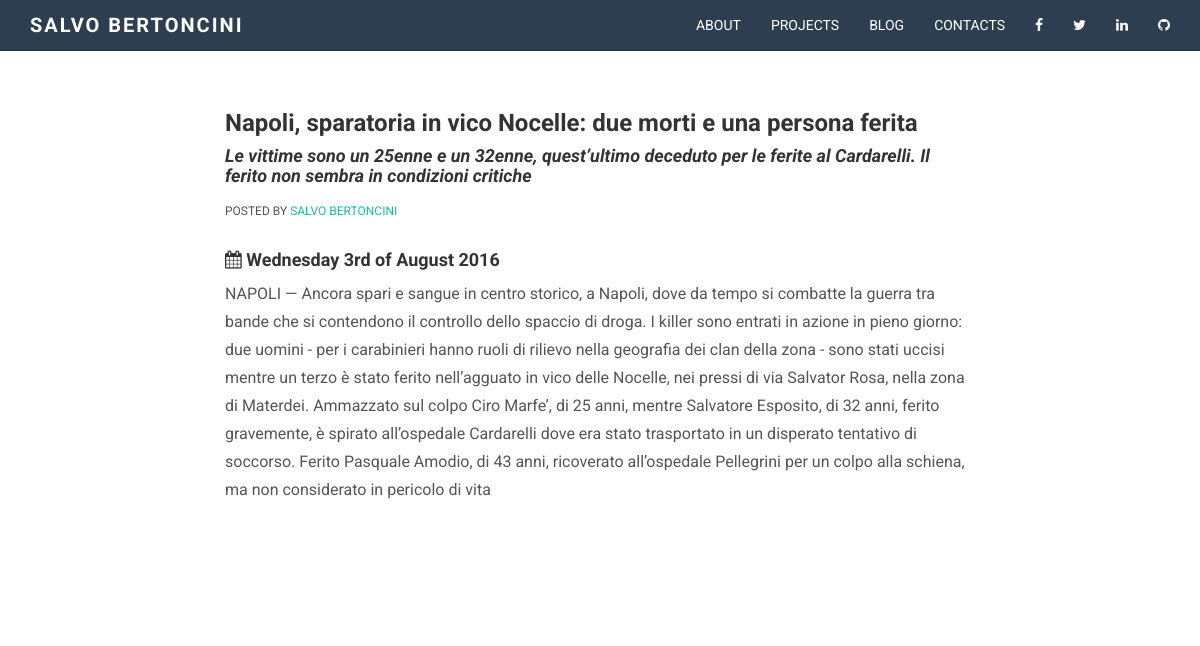
Screenshot of /article.php?id=1 with the database file from the repository.
### tables this page shows
CREATE TABLE `posts` (
  `id` int(11) NOT NULL,
  `id_user` int(11) NOT NULL,
  `title` text NOT NULL,
  `subtitle` text NOT NULL,
  `text` text NOT NULL,
  `preview` text NOT NULL,
  `image` text NOT NULL,
  `date` date NOT NULL
);

### controller/post_controller.php (called while the page is built, shortened)
<?php
	include_once __DIR__ . "/". "../model/post.php";
	include_once __DIR__ . "/". "../config.php";
	function getPostById($id)
	{
		global $pdo;
		$stmt = $pdo->prepare('SELECT *, posts.id as uid, users.name, users.surname FROM posts JOIN users ON (users.id = posts.id_user) WHERE posts.id = :id');
		$stmt->execute(array('id' => $id));
		foreach ($stmt as $row)
		{
			$latestPost = new Post($row["uid"], $row["name"]." ".$row["surname"], $row["title"], $row["subtitle"], $row["text"], $row["preview"], $row["image"], $row["date"]);
			$resp = array('response' => true, 'latestPost' => $latestPost);
		}
		return $resp;
	}

### model/post.php (called while the page is built, shortened)
<?php
class Post
{
	var $id, $author, $title, $subtitle, $text, $preview, $image, $date;
	function Post($id, $author, $title, $subtitle, $text, $preview, $image, $date)
	{
		$this->author 		= $author;
		$this->title 		= $title;
		$this->subtitle 	= $subtitle;
		$this->text 		= $text;
		$this->date 		= $date;
	}
	function getAuthor()
	{
		return $this->author;
	}
	function getTitle()
	{
		return $this->title;
	}
	function getSubtitle()
	{
		return $this->subtitle;
	}
	function getText()
	{
		return $this->text;
	}
	function getDate()
	{
		return $this->date;
	}
}

### view/article_view.php (the view, shortened to what this page needs)
<?php
	__DIR__ . "/". include_once "model/post.php";
	__DIR__ . "/". include_once "controller/post_controller.php";
	function acquireGetParamethers()
	{
		return $_GET["id"];
	}
	$resp = getPostById(acquireGetParamethers());
	if($resp["response"])
	{
		$latestPost = $resp["latestPost"];
		echo "<h3>".$latestPost->getTitle()."</h3><h4><i>".$latestPost->getSubtitle()."</i></h4>";
		echo "<p><ba>Posted by <a href='about.php'>".$latestPost->getAuthor()."</a></ba></b>";
		echo "<br><h4><span class=\"fa fa-calendar\" aria-hidden=\"true\"></span> ".date("l jS \of F Y", strtotime($latestPost->getDate()))."</h4>";
		echo "<p>".$latestPost->getText()."</p><div id=\"disqus_thread\"></div>
<script>
/**
 *  RECOMMENDED CONFIGURATION VARIABLES: EDIT AND UNCOMMENT THE SECTION BELOW TO INSERT DYNAMIC VALUES FROM YOUR PLATFORM OR CMS.
 *  LEARN WHY DEFINING THESE VARIABLES IS IMPORTANT: https://disqus.com/admin/universalcode/#configuration-variables */
/*
var disqus_config = function () {
    this.page.url = PAGE_URL;  // Replace PAGE_URL with your page's canonical URL variable
    this.page.identifier = PAGE_IDENTIFIER; // Replace PAGE_IDENTIFIER with your page's unique identifier variable
};
*/
(function() { // DON'T EDIT BELOW THIS LINE
    var d = document, s = d.createElement('script');
    s.src = '//salvobertoncini.disqus.com/embed.js';
    s.setAttribute('data-timestamp', +new Date());
    (d.head || d.body).appendChild(s);
})();
</script>
<noscript>Please enable JavaScript to view the <a href=\"https://disqus.com/?ref_noscript\">comments powered by Disqus.</a></noscript>";
	}
	else
		echo "WRONG WAY!";

### css/style.css (style rules this page uses)
body { background-color: #ffffff; font-family: 'Roboto', sans-serif; font-weight: 400; font-size: 14px; color: #555; -webkit-font-smoothing: antialiased; -webkit-overflow-scrolling: touch; }
h1, h2, h3, h4, h5, h6 { font-family: 'Roboto', sans-serif; font-weight: 700; color: #333; }
p { line-height: 28px; margin-bottom: 25px; font-size: 16px; }
a { color: #1abc9c; word-wrap: break-word; -webkit-transition: color 0.1s ease-in, background 0.1s ease-in; -moz-transition: color 0.1s ease-in, background 0.1s ease-in; -ms-transition: color 0.1s ease-in, background 0.1s ease-in; -o-transition: color 0.1s ease-in, background 0.1s ease-in; transition: color 0.1s ease-in, background 0.1s ease-in; }
a:before, a:after { -webkit-transition: color 0.1s ease-in, background 0.1s ease-in; -moz-transition: color 0.1s ease-in, background 0.1s ease-in; -ms-transition: color 0.1s ease-in, background 0.1s ease-in; -o-transition: color 0.1s ease-in, background 0.1s ease-in; transition: color 0.1s ease-in, background 0.1s ease-in; }
.navbar { text-transform: uppercase; margin-bottom: 0px; }
.navbar-custom { background-color: #2c3e50; border-color: #22313F; }
.navbar-custom .navbar-nav > li > a { color: white; }
.navbar-brand { font-weight: 700; font-size: 20px; letter-spacing: 2px; }
.navbar-custom .navbar-brand { color: white; }
ba { font-size: 12px; text-transform: uppercase; }

### rows the page displays
posts: title "Napoli, sparatoria in vico Nocelle: due morti e una persona ferita", subtitle "Le vittime sono un 25enne e un 32enne, quest’ultimo deceduto per le ferite al Cardarelli. Il ferito non sembra in condizioni critiche", date "Wednesday 3rd of August 2016", text "NAPOLI — Ancora spari e sangue in centro storico, a Napoli, dove da tempo si combatte la guerra tra bande che si contendono il controllo dello spaccio di droga. I killer sono entrati in azione in pieno giorno: due uomini - per i carabinieri hanno ruoli di rilievo nella geografia dei clan della zona - sono stati uccisi mentre un terzo è stato ferito nell’agguato in vico delle Nocelle, nei pressi di via Salvator Rosa, nella zona di Materdei. Ammazzato sul colpo Ciro Marfe’, di 25 anni, mentre Salvatore Esposito, di 32 anni, ferito gravemente, è spirato all’ospedale Cardarelli dove era stato trasportato in un disperato tentativo di soccorso. Ferito Pasquale Amodio, di 43 anni, ricoverato…"

### other values shown
$latestPost->getAuthor() "SALVO BERTONCINI"
